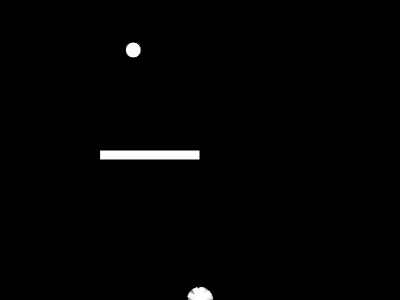
Frame 1 (no input)
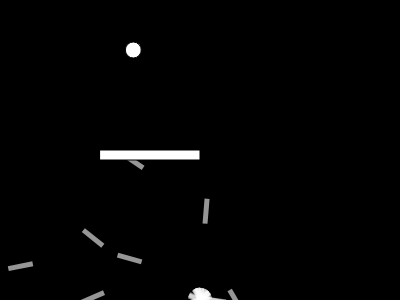
Frame 60 (no input)
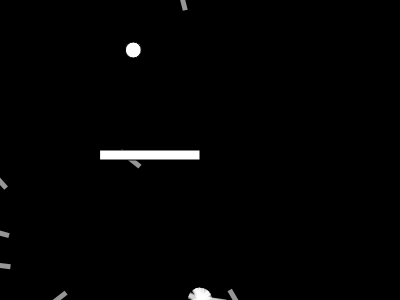
Frame 120 (the mouse pressed at the canvas centre since frame 60)

The p5.js sketch that drew these frames (run headless with seeded random() and noise() and a simulated clock; from frame 60 on, the mouse is pressed at the canvas centre):

// p5.js sketch
// ── sketch.js
var population;
var lifeSpan = 200;
var lifeP;
var count = 0;
var target;
var maxForce = 0.5;


var rx = 100;
var ry = 150;
var rw = 100;
var rh = 10;

function setup() {
    createCanvas(400, 300);
    population = new Population();
    lifeP = createP();
    target = createVector(width / 3, 50);
}

function draw() {
    background(0);
    population.run();
    lifeP.html(count);
    count++;
    if (count == lifeSpan) {        
        population.evaluate();
        population.selection();
        count = 0;        
    }
    fill(255);
    rect(rx, ry, rw, rh);

    ellipse(target.x, target.y, 16, 16);
}

// ── dna.js

function DNA(genes) {
    if (genes) {
        this.genes = genes;
    } else {
        this.genes = [];
        for (var i = 0; i < lifeSpan; i++) {
            this.genes[i] = p5.Vector.random2D();
            this.genes[i].setMag(maxForce);
        }
    }

    this.crossover = function (partner) {
        var newGenes = [];
        var mid = floor(random(this.genes.length));
        for (var i = 0; i < this.genes.length; i++) {
            if (i > mid) {
                newGenes[i] = this.genes[i];
            } else {
                newGenes[i] = partner.genes[i];
            }
        }
        return new DNA(newGenes);
    }

    this.mutation = function () {
        for (var i = 0; i < this.genes.length; i++) {
            if (random(1) < 0.01) {
                this.genes[i] = p5.Vector.random2D();
                this.genes[i].setMag(maxForce);
            }
        }
    }

}

// ── population.js
function Population() {
    this.rockets = [];
    this.popSize = 25;
    this.matingPool = [];

    for (var i = 0; i < this.popSize; i++) {
        this.rockets[i] = new Rocket();
    }

    this.evaluate = function () {
        var maxFit = 0;

        for (var i = 0; i < this.popSize; i++) {
            this.rockets[i].calcFitness();
            if (this.rockets[i].fitness > maxFit) {
                maxFit = this.rockets[i].fitness;
            }
        }
        // console.log(this.rockets);
        for (var i = 0; i < this.popSize; i++) {
            this.rockets[i].fitness /= maxFit;
        }

        this.matingPool = [];
        for (var i = 0; i < this.popSize; i++) {
            var n = this.rockets[i].fitness * 100;
            for (var j = 0; j < n; j++) {
                this.matingPool.push(this.rockets[i]);
            }
        }

    }

    this.selection = function () {
        var newRockets = [];
        for (var i = 0; i < this.rockets.length; i++) {

            var parentA = random(this.matingPool).dna;
            var parentB = random(this.matingPool).dna;

            var child = parentA.crossover(parentB);
            child.mutation();
            newRockets[i] = new Rocket(child);
        }
        this.rockets = newRockets;

    }


    this.run = function () {
        for (var i = 0; i < this.popSize; i++) {
            this.rockets[i].update();
            this.rockets[i].show();
        }
    }
}

// ── rocket.js

function Rocket(dna) {
    this.pos = createVector(width / 2, height);
    this.vel = createVector();
    this.acc = createVector();
    if (dna) {
        this.dna = dna;
    } else {
        this.dna = new DNA();
    }
    this.fitness = 0;
    this.completed = false;
    this.crashed = false;

    this.applyForce = function (force) {
        this.acc.add(force);
    }

    this.update = function () {

        var d = dist(this.pos.x, this.pos.y, target.x, target.y);
        if (d < 10) {
            this.completed = true;
            this.pos = target.copy();            
        }

        if (this.pos.x > rx
            && this.pos.x < rx + rw
            && this.pos.y > ry
            && this.pos.y < ry + rh) {
            this.crashed = true;
        }

        if (this.pos.x > width || this.pos.x < 0) {
            this.crashed = true;
        }

        if (this.pos.y > height || this.pos.y < 0) {
            this.crashed = true;
        }

        this.applyForce(this.dna.genes[count]);
        if (!this.completed && !this.crashed) {
            this.vel.add(this.acc);
            this.pos.add(this.vel);
            this.acc.mult(0);
            this.vel.limit(4);
        }
    }

    this.calcFitness = function () {
        var d = dist(this.pos.x, this.pos.y, target.x, target.y);
        this.fitness = map(d, 0, width, width, 0);
        if (this.completed) {
            this.fitness *= 10;
        }
        if (this.crashed) {
            this.fitness /= 10;
        }
    }

    this.show = function () {
        push();
        noStroke();
        fill(255, 150);
        translate(this.pos.x, this.pos.y);
        rotate(this.vel.heading());
        rectMode(CENTER);
        rect(0, 0, 25, 5);
        pop();
    }

}
